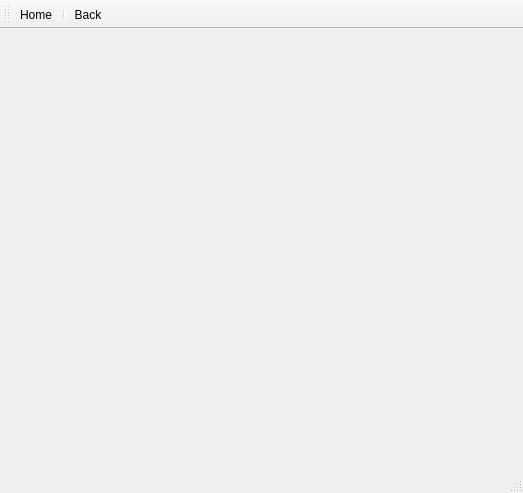
<?xml version="1.0" encoding="UTF-8"?>
<ui version="4.0">
 <class>MainWindow</class>
 <widget class="QMainWindow" name="MainWindow">
  <property name="geometry">
   <rect>
    <x>0</x>
    <y>0</y>
    <width>523</width>
    <height>493</height>
   </rect>
  </property>
  <property name="windowTitle">
   <string>MainWindow</string>
  </property>
  <widget class="QWidget" name="centralwidget"/>
  <widget class="QStatusBar" name="statusbar"/>
  <widget class="QToolBar" name="toolBar">
   <property name="windowTitle">
    <string>toolBar</string>
   </property>
   <attribute name="toolBarArea">
    <enum>TopToolBarArea</enum>
   </attribute>
   <attribute name="toolBarBreak">
    <bool>false</bool>
   </attribute>
   <addaction name="actionHome"/>
   <addaction name="separator"/>
   <addaction name="actionBack"/>
  </widget>
  <action name="actionHome">
   <property name="icon">
    <iconset>
     <normaloff>../../../Users/user/Downloads/fugue-icons-3.5.6/icons/home.png</normaloff>../../../Users/user/Downloads/fugue-icons-3.5.6/icons/home.png</iconset>
   </property>
   <property name="text">
    <string>Home</string>
   </property>
  </action>
  <action name="actionBack">
   <property name="icon">
    <iconset>
     <normaloff>../../../Users/user/Downloads/fugue-icons-3.5.6/icons/layers-arrange-back.png</normaloff>../../../Users/user/Downloads/fugue-icons-3.5.6/icons/layers-arrange-back.png</iconset>
   </property>
   <property name="text">
    <string>Back</string>
   </property>
  </action>
 </widget>
 <resources/>
 <connections/>
</ui>
